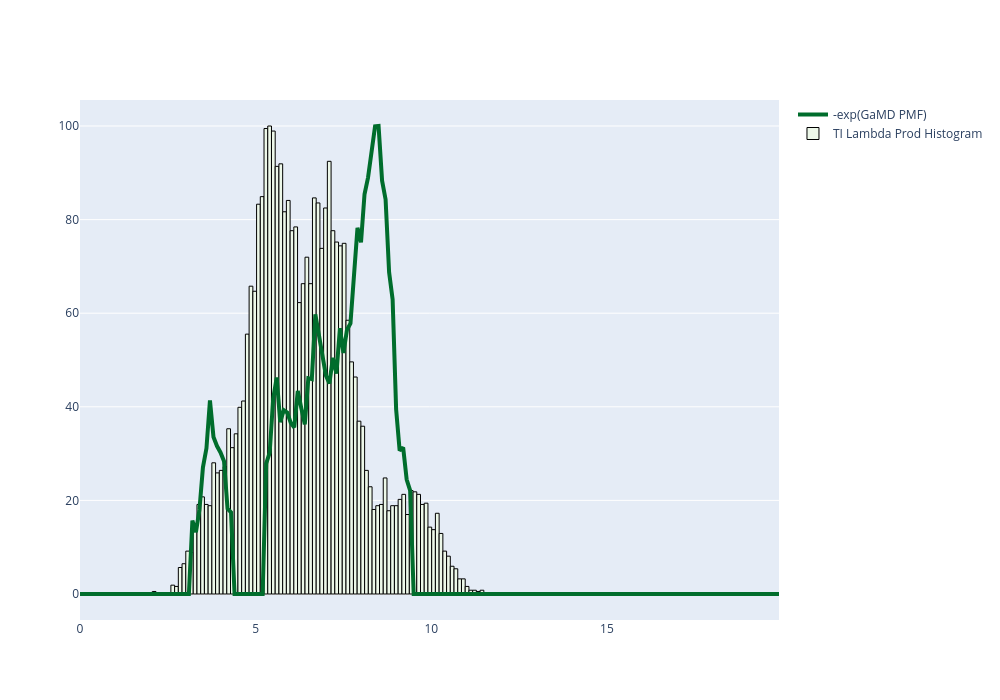

Here is the notebook cell this chart was saved with:
### Markdown cell above
### Comparing TI sampling of VL-T31...VL-R66 distance with GaMD free energy profile

When we do this comparison, we see that there is a bimodal free energy profile and it seems that certain regions (such as the most favorable region where the distance is between 7.1 and 9 Angstroms) are not quite sampled in line with the pmf distribution. 

We shall do a proportion-based correction on the microstates, although it is clear that there is some element of this mutation we are currently not capturing with our TI simulations. We can use this R66 distance as a proxy to try to delve deeper into what is introducing the ~1 kcal/mol error in this ddG estimation.

### Code cell
os.chdir("../../gamd_pmfs/VL-T31A")
r66_t31 = get_pmf("pmf-c2-R66_T31_bound.dat.xvg")
fig = plot_pmf_TI_1D_fig(r66_t31, geom_dvdls, "R421_T386", scaler=100, bins=100)
fig.update_layout(
    width=1000, height=700
).show(
    renderer="jupyterlab"
)

a1 = r66_t31[(r66_t31["X"] > 3.1) & (r66_t31["X"] < 4.4)]["pop"].sum()
a2 = r66_t31[(r66_t31["X"] > 5.2) & (r66_t31["X"] < 9.5)]["pop"].sum()

a1_prop = a1/(a1 + a2)
a2_prop = a2/(a1 + a2)
